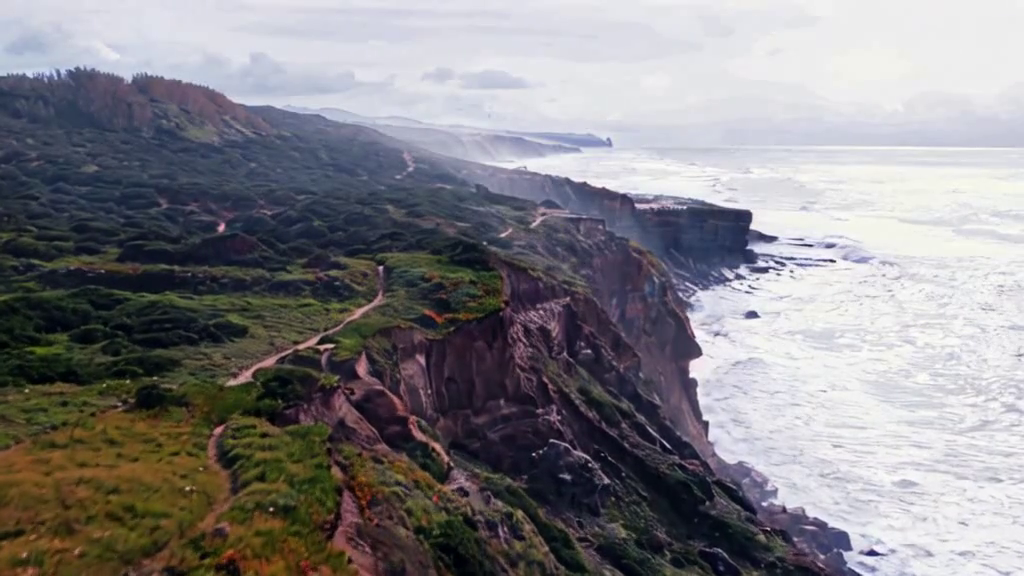
#> input picture frame 12 of examples/generated/cliffwater_interpolated.mp4, 1024 x 576 px, given in place of beach.mp4, which was not available
$ jupyter execute --allow-errors smart_kfd.ipynb   (shell and % lines are left out)
#> lines starting #> are read from the running program, lines starting #| are printed output that depends on the picture; pictures that were not available may be replaced by others from this repository, and a replacement may not be noted
### KeyFrameDetector/key_frame_detector.py
import os
import shutil
import cv2
import csv
import numpy as np
import time
import peakutils
from diffusers.utils import export_to_video
from KeyFrameDetector.utils import convert_frame_to_grayscale, prepare_dirs, plot_metrics
import PIL
import IPython.display as display

__all__ = ["keyframeDetection", "clear_directory" "keyframeDetectionByChunks", "smartKeyframeDetection"]


# [131 lines left out: functions keyframeDetection, find_next_best_frame, not called in this run]


def smartKeyframeDetection(source, dest, bucket_size_in_frames, threshold=0.3, output_dir=None,minimum_frames_between = 24, maximum_frames_between=30, segment_fps=30, interim_videos_dir=None, top_k_no_interpolation=0):
    keyframePath = output_dir if output_dir else os.path.join(dest, "keyFrames")

    selected_indices = keyframeDetectionByChunks(source, dest, bucket_size_in_frames, 0, output_dir, minimum_frames_between)

    cap = cv2.VideoCapture(source)
    length = int(cap.get(cv2.CAP_PROP_FRAME_COUNT))
    fps = cap.get(cv2.CAP_PROP_FPS)

    if not cap.isOpened():
        print("Error opening video file")
        return

    lstfrm = []
    lstdiffMag = []
    timeSpans = []
    images = []
    full_color = []
    lastFrame = None

    for i in range(length):
        ret, frame = cap.read()
        if not ret:
            break  # Exit if the frame could not be read

        grayframe, blur_gray = convert_frame_to_grayscale(frame)
        frame_number = int(cap.get(cv2.CAP_PROP_POS_FRAMES)) - 1  # Current frame index
        timestamp = frame_number / fps  # Calculate the timestamp in seconds based on frame index and FPS
        lstfrm.append(frame_number)
        images.append(grayframe)
        full_color.append(frame)

        if frame_number == 0:
            lastFrame = blur_gray

        diff = cv2.subtract(blur_gray, lastFrame)
        diffMag = cv2.countNonZero(diff)
        lstdiffMag.append(diffMag)
        timeSpans.append(timestamp)  # Use calculated timestamp based on FPS
        lastFrame = blur_gray

    cap.release()

    # if we put this here there is a chance that last frame gets eiliminated if the last frame is too close to second last
    if 0 not in selected_indices:
        selected_indices = [0] + selected_indices
    if length - 1 not in selected_indices:
        selected_indices.append(length - 1)

    filtered_indices = [selected_indices[0]]
    for i in range(1, len(selected_indices)):
        start_index = filtered_indices[-1]
        last_index = selected_indices[i]
        if last_index - start_index <= maximum_frames_between:
            filtered_indices.append(last_index)
            continue
        indices_to_insert = find_next_best_frame(start_index, last_index, lstdiffMag, minimum_frames_between, maximum_frames_between, threshold)
        filtered_indices.extend(indices_to_insert)
        filtered_indices.append(last_index)

    filtered_indices = sorted(set(filtered_indices + [length -1 ]))

    os.makedirs(interim_videos_dir, exist_ok=True)
    motion_percentages = [0] * (len(filtered_indices) - 1)
    for idx in range(len(filtered_indices)):
        # see if the net motion between filtered_indices[idx] and filtered_indices[idx+1] is more than a threshold
        if filtered_indices[idx] == filtered_indices[-1]:
            break
        percentage_of_motion_in_bucket = sum(lstdiffMag[filtered_indices[idx]:filtered_indices[idx+1]]) / sum(lstdiffMag)
        print(f"Percentage of motion in bucket_{idx} is ", percentage_of_motion_in_bucket)
        motion_percentages[idx] = (percentage_of_motion_in_bucket, idx)
    not_interpolated_indices = []


    # [30 lines left out: function save_all_frames_in_bucket, not called in this run]

    #sort the motion percentages and call the fn on top_k
    motion_percentages.sort(key = lambda x: x[0], reverse=True)
    for i in range(top_k_no_interpolation):
        save_all_frames_in_bucket(motion_percentages[i][1])

    print(f"For {source}, selected {len(selected_indices)} frames, and inserted {len(filtered_indices) - len(selected_indices)} frames.")

    #   Save keyframe to output_dir
    keyframes = []
    for idx in filtered_indices:
        # output_path = os.path.join(keyframePath, f"frame{lstfrm[idx]:04d}.jpg")
        output_path = os.path.join(keyframePath, f"frame{lstfrm[idx]}_{timeSpans[idx]:.4f}.jpg")
        if idx in not_interpolated_indices:
            output_path = os.path.join(keyframePath, f"frame<s>{lstfrm[idx]}_{timeSpans[idx]:.4f}.jpg")
        # output_path = os.path.join(keyframePath, f"bucket{bucket_idx}_frame{frame_number}_{timestamp:.2f}.jpg")
        cv2.imwrite(output_path, full_color[idx])
        keyframes.append(full_color[idx])
        log_message = f"keyframe at {timestamp:.2f} sec (frame {lstfrm[idx]})."
        with open(f"logs/keyframe_detection_{os.path.basename(source)}.log", "a") as log_file:
            log_file.write(log_message + "\n")

        # if verbose:
        #     print(log_message)

    cv2.destroyAllWindows()
    return keyframes


def keyframeDetectionByChunks(source, dest, number_frames_per_bucket, threshold=0, output_dir=None, minimum_frames_between = 24):

    """
    Detects keyframes in a video by processing it in chunks.
    Args:
        source (str): Path to the input video file.
        dest (str): Path to the destination directory where results will be saved.
        number_frames_per_bucket (int): Number of frames to process in each chunk.
        top_k (int, optional): Number of top keyframes to select based on difference magnitude. Defaults to None.
        threshold (float, optional): Threshold for peak detection in difference magnitudes. Defaults to None.
        output_dir (str, optional): Directory to save keyframes. Defaults to None.
        verbose (bool, optional): If True, prints log messages. Defaults to True.
        minimum_frames_between (int, optional): Minimum number of frames between selected keyframes. Defaults to 24.
    Returns:
        list: List of selected keyframe indices.
    """
#> called with source = './stillsubject/beach.mp4', dest = 'keyframes', number_frames_per_bucket = 60, threshold = 0, minimum_frames_between = 24

    # Prepare output directories
    clear_directory(dest)
    keyframePath = output_dir if output_dir else os.path.join(dest, "keyFrames")
    imageGridsPath = os.path.join(dest, "imageGrids")
    csvPath = os.path.join(dest, "csvFile")
    prepare_dirs(keyframePath, imageGridsPath, csvPath)
#> (this line was passed over: KeyFrameDetector is not available in this run)

    # Open video file
    cap = cv2.VideoCapture(source)
    length = int(cap.get(cv2.CAP_PROP_FRAME_COUNT))
    fps = cap.get(cv2.CAP_PROP_FPS)
    # print('Video length (frames):', length)
    # print('FPS:', fps)

    if not cap.isOpened():
        print("Error opening video file")
        return []

    lstfrm = []
    lstdiffMag = []
    timeSpans = []
    images = []
    full_color = []
    lastFrame = None

    # Process frames and compute difference magnitudes
    for i in range(length):
        ret, frame = cap.read()
        if not ret:
            break  # Exit if the frame could not be read

        grayframe, blur_gray = convert_frame_to_grayscale(frame)
        frame_number = int(cap.get(cv2.CAP_PROP_POS_FRAMES)) - 1  # Current frame index
        timestamp = frame_number / fps  # Calculate the timestamp in seconds based on frame index and FPS
        lstfrm.append(frame_number)
        images.append(grayframe)
        full_color.append(frame)

        if frame_number == 0:
            lastFrame = blur_gray

        diff = cv2.subtract(blur_gray, lastFrame)
        diffMag = cv2.countNonZero(diff)
        lstdiffMag.append(diffMag)
        timeSpans.append(timestamp)  # Use calculated timestamp based on FPS
        lastFrame = blur_gray
#> this loop made 1 pass
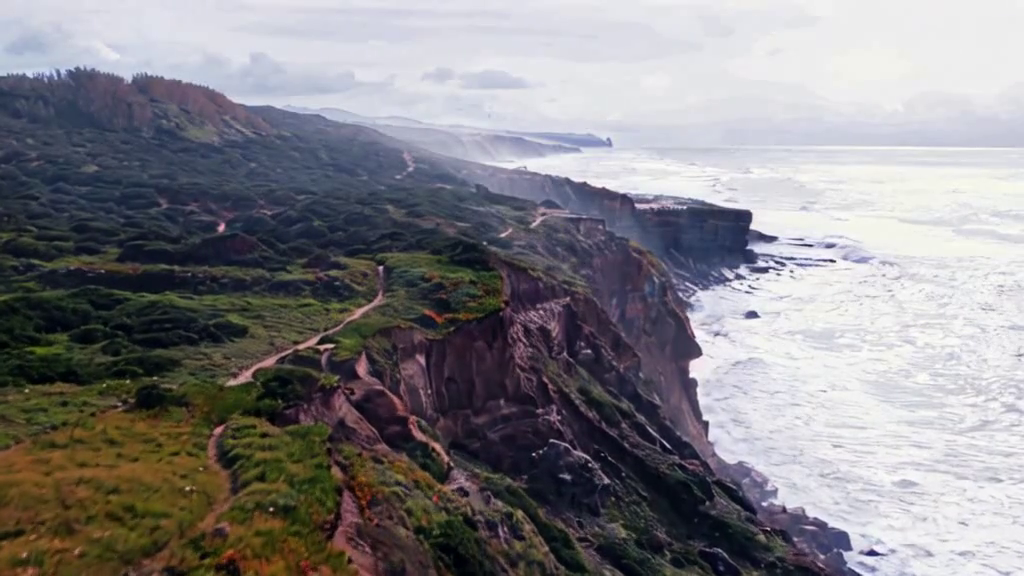
#> input picture frame 12 of examples/generated/cliffwater_interpolated.mp4, 1024 x 576 px, given in place of beach.mp4, which was not available
#> frame is the input picture: shape (576, 1024, 3); mean B, G, R 134.2, 130.3, 132.4
#> after the loop, full_color = []; images = []; lstdiffMag = []; lstfrm = []; timeSpans = []

    cap.release()

    # Divide into chunks
    buckets = [lstfrm[i : i + number_frames_per_bucket] for i in range(0, len(lstfrm), number_frames_per_bucket)]
    all_selected_indices = []

    ## print each bucket
    # for idx, bucket in enumerate(buckets):
        # print(f"Bucket {idx} has frames {lenbucket}")


    # Process each bucket
    for bucket_idx, bucket in enumerate(buckets):
        # start_idx = bucket[0]  # First frame of the bucket
        # print(f"Processing bucket {bucket_idx}")
        last_of_prev_bucket = sorted(buckets[bucket_idx-1])[-1] if bucket_idx > 0 else 0
        start_idx = last_of_prev_bucket if bucket_idx > 0 else bucket[0]
        end_idx = bucket[-1]  # Last frame of the bucket

        # print(f"First frame of the bucket is {start_idx} and last frame is {end_idx}")
        # print(f"Bucket contents are {bucket}")

        # Compute differences for the bucket
        bucket_diffMag = lstdiffMag[start_idx : end_idx + 1]
        bucket_frames = lstfrm[start_idx : end_idx + 1]
        bucket_timeSpans = timeSpans[start_idx : end_idx + 1]
        bucket_images = full_color[start_idx : end_idx + 1]

        # Select top-k or threshold-based frames
        y = np.array(bucket_diffMag)
        base = peakutils.baseline(y, 2)

        # print(f"Minimumm frames between {minimum_frames_between}")
        indices = peakutils.indexes(y - base, threshold, min_dist = minimum_frames_between)
        selected_indices = sorted(indices, key=lambda idx: y[idx], reverse=True)
        # [11 lines of commented-out code are left out]
        for idx in selected_indices:
            frame_number = bucket_frames[idx]
            timestamp = bucket_timeSpans[idx]
            all_selected_indices + [frame_number]

        # [10 lines of commented-out code are left out]

    cv2.destroyAllWindows()

    return sorted(list(set(all_selected_indices)))


def clear_directory(directory):
    if os.path.exists(directory):
        # Remove all files and subdirectories in the specified directory
        shutil.rmtree(directory)
        # Recreate the empty directory
        os.makedirs(directory)

### smart_kfd.ipynb
[cell 1]
import KeyFrameDetector.key_frame_detector as kfd

source = "/home/iml1/Desktop/Video Generation/VideoReconstruction/stillsubject/beach.mp4"
dest = "keyframes"
bucket_size_in_frames = 60
threshold = 0.3
output_dir = "/root/VideoReconstruction/outputs/bucketedkeyframes/beach"
minimum_frames_in_between = 24
maximum_frames_in_between = 30
segment_fps = 15
interim_videos_dir = "/root/VideoReconstruction/our_results/interm_videos_beach"
top_k_no_interpolation = 0

[cell 2]
kfd.smartKeyframeDetection(
    "./stillsubject/beach.mp4",
    dest,
    bucket_size_in_frames,
    threshold,
    output_dir,
    minimum_frames_in_between,
    maximum_frames_in_between,
    segment_fps,
    interim_videos_dir,
    top_k_no_interpolation
)
#> (the call stopped at in keyframeDetectionByChunks, `grayframe, blur_gray = convert_frame_to_grayscale(frame)`: KeyFrameDetector is not available in this run)

[cell 3]
# BULK KEYFRAME EXTRACTION
import os
import time
# Loop over each file in the input directory
input_dir = "./stillsubject/"
#> (the rest of this cell did not finish here and is left out)

[cell 4]
path_to_video = "/root/VideoReconstruction/our_results/lambshery_interpolated.mp4"
outout_color_corrected = "/root/VideoReconstruction/our_results/lambshery_interpolated_color_corrected.mp4"

import cv2
from  diffusers.utils import export_to_video

import PIL
import IPython.display as display
# Input and output video paths
input_video_path = "/root/VideoReconstruction/our_results/lambshery_interpolated.mp4"
output_video_path =  "/root/VideoReconstruction/our_results/lambshery_interpolated_color_corrected.mp4"

# Open the input video
cap = cv2.VideoCapture(input_video_path)

# Get video properties
frame_width = int(cap.get(cv2.CAP_PROP_FRAME_WIDTH))
frame_height = int(cap.get(cv2.CAP_PROP_FRAME_HEIGHT))
fps = int(cap.get(cv2.CAP_PROP_FPS))
fourcc = cv2.VideoWriter_fourcc(*'mp4v')  # Codec for MP4

# Create a VideoWriter object
# out = cv2.VideoWriter(output_video_path, fourcc, fps, (frame_width, frame_height))

# Function to normalize contrast using CLAHE
def normalize_contrast(frame):
    # Convert to LAB color space
    lab = cv2.cvtColor(frame, cv2.COLOR_BGR2LAB)
#> lab: shape (576, 1024, 3); mean of channels 0, 1, 2 134.8, 130.2, 126.3
    l, a, b = cv2.split(lab)
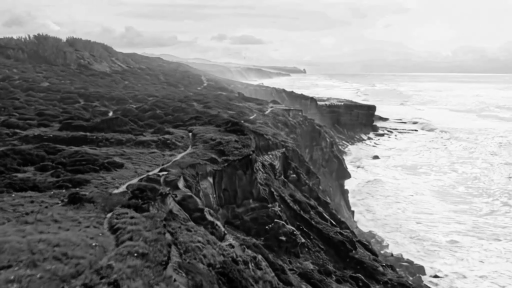
#> l: shape (576, 1024) (shown at 1/2 size); min 0, max 255, mean 134.8
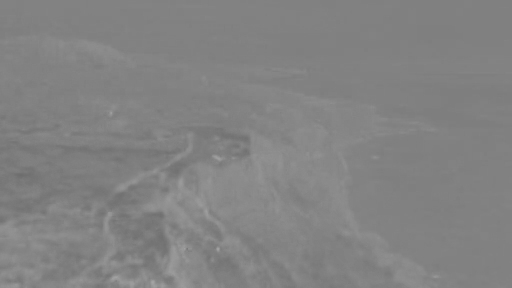
#> a: shape (576, 1024) (shown at 1/2 size); min 109, max 164, mean 130.2
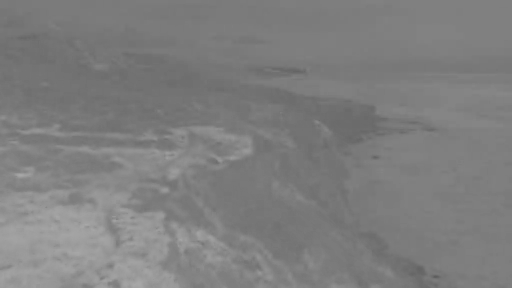
#> b: shape (576, 1024) (shown at 1/2 size); min 93, max 168, mean 126.3

    # Apply CLAHE to the L-channel
    clahe = cv2.createCLAHE(clipLimit=2.0, tileGridSize=(8, 8))
    l_normalized = clahe.apply(l)
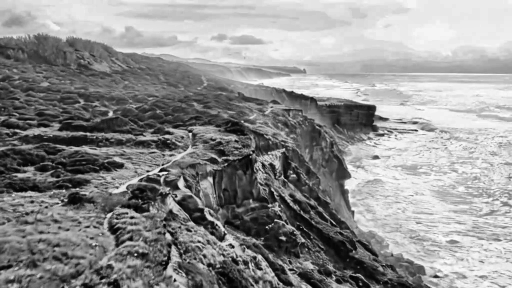
#> l_normalized: shape (576, 1024) (shown at 1/2 size); min 0, max 255, mean 145.1

    # Merge the normalized L-channel back with a and b
    lab_normalized = cv2.merge((l_normalized, a, b))
#> lab_normalized: shape (576, 1024, 3); mean of channels 0, 1, 2 145.1, 130.2, 126.3

    # Convert back to BGR color space
    frame_normalized = cv2.cvtColor(lab_normalized, cv2.COLOR_LAB2BGR)
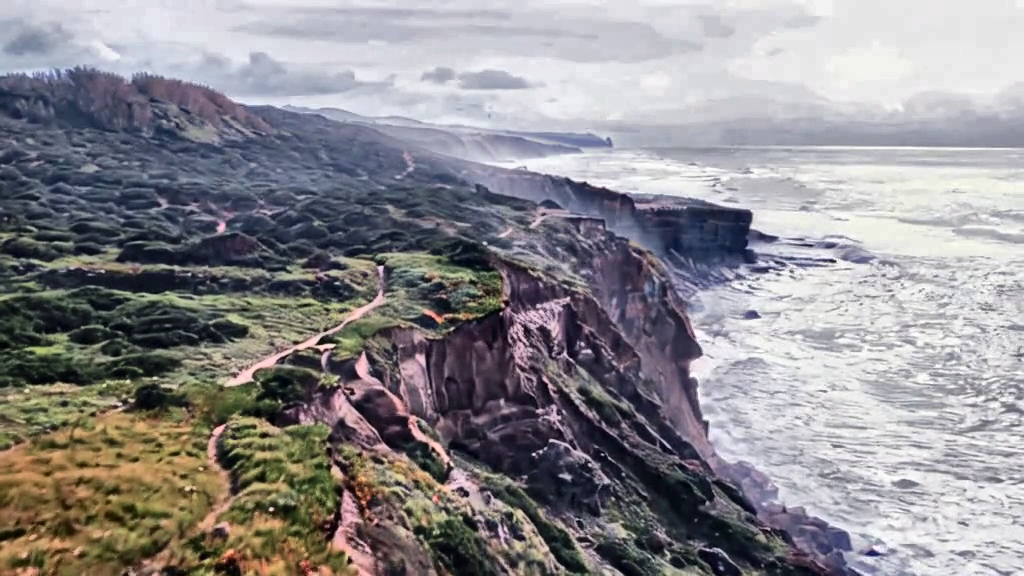
#> frame_normalized: shape (576, 1024, 3); mean B, G, R 142.8, 139.1, 141.5

    return frame_normalized

# Process each frame
frames = []
while cap.isOpened():
    ret, frame = cap.read()

    if not ret:
        break

    # Normalize the frame
    normalized_frame = normalize_contrast(frame)

    frames.append(normalized_frame)
    # Display the normalized frame
    # cv2.imshow('Normalized Frame', normalized_frame)
    display.display(PIL.Image.fromarray(normalized_frame))

    # Write the normalized frame to the output video
    # out.write(normalized_frame)

# Release resources\
export_to_video(frames, output_video_path, fps)
cap.release()
# out.release()

print(f"Normalized video saved to {output_video_path}")

[cell 5]
from IPython.display import Video
output_video_path = "/root/VideoReconstruction/our_results/lambshery_interpolated_color_corrected.mp4"

Video(output_video_path, embed=True)

$ run again, starting later in the video
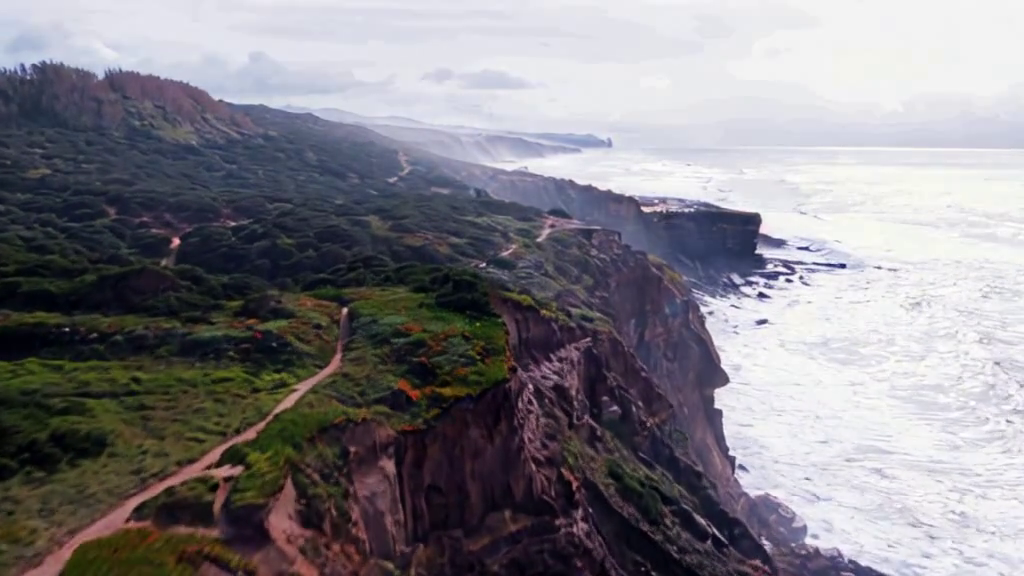
#> input picture frame 56 of examples/generated/cliffwater_interpolated.mp4, 1024 x 576 px, given in place of beach.mp4, which was not available
#> the loop in keyframeDetectionByChunks, `for i in range(length):` made 1 pass
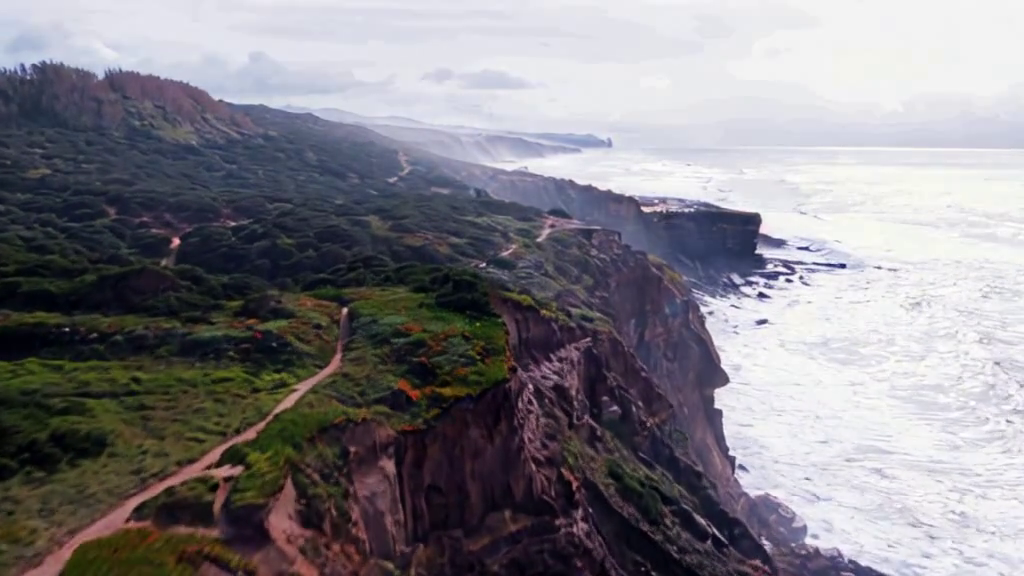
#> input picture frame 56 of examples/generated/cliffwater_interpolated.mp4, 1024 x 576 px, given in place of beach.mp4, which was not available
#> in keyframeDetectionByChunks, frame is the input picture: shape (576, 1024, 3); mean B, G, R 134.8, 128.7, 131.3
#> after the loop in keyframeDetectionByChunks, `for i in range(length):`: full_color = []
#> lab: shape (576, 1024, 3); mean of channels 0, 1, 2 132.8, 130.6, 125.2
#> in normalize_contrast, `l, a, b = cv2.split(lab)`:
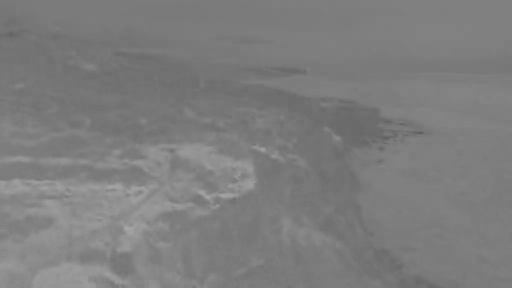
#> b: shape (576, 1024) (shown at 1/2 size); min 95, max 168, mean 125.2
#> lab_normalized: shape (576, 1024, 3); mean of channels 0, 1, 2 143.6, 130.6, 125.2
#> in normalize_contrast, `frame_normalized = cv2.cvtColor(lab_normalized, cv2.COLOR_LAB2BGR)`:
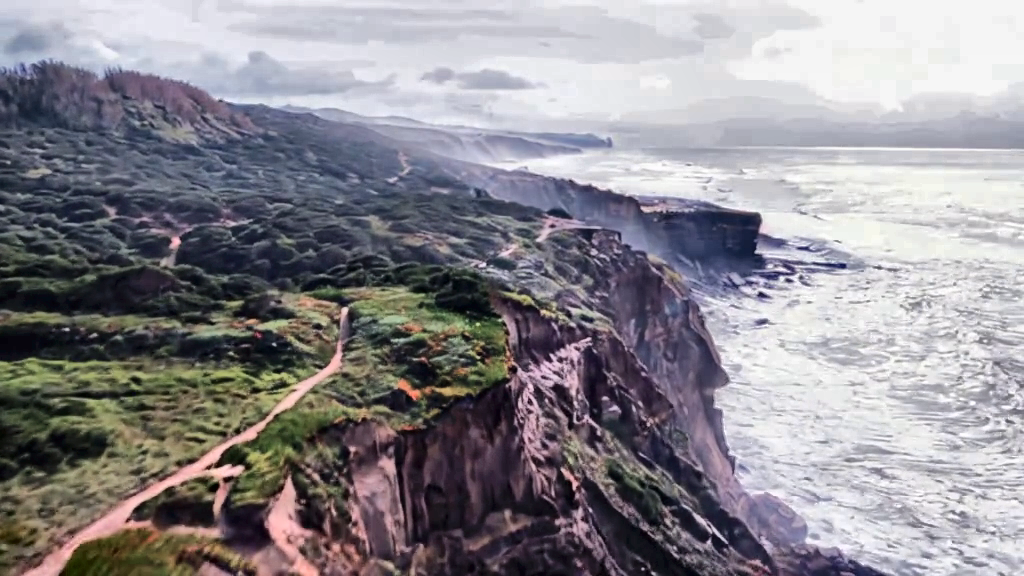
#> frame_normalized: shape (576, 1024, 3); mean B, G, R 143.7, 137.9, 140.7
